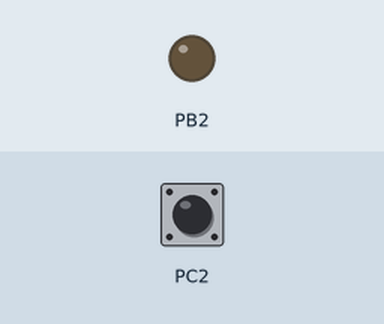
A program run on a simulated ATmega328P, built with avr-gcc and emulated at 16 MHz. Parts: output pins drawn as LEDs (lit = HIGH). Inputs (shaded band) come from the test bench; at power-on: PC2 HIGH.

Above: at 1.2 s.
1.3 s: PC2 pulled LOW for 0.15 s
At 2.3 s:
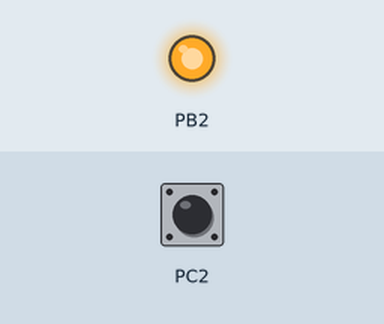
4.0 s: PC2 pulled LOW for 3.2 s
At 9.1 s:
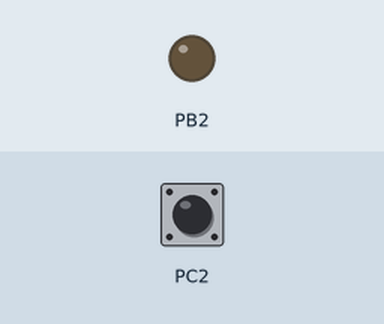
Timing chart, 0 to 10.6 s (numbered marks = the images above; inputs shaded):
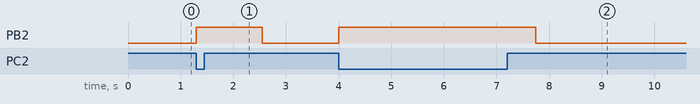

The program:

main.c
```c
/*
 * DA2A_T1_C.c
 *
 * Created: 4/27/2019 12:41:00 PM
 * Author : acate
 */


#define F_CPU 16000000UL	// Slow rate of delay from 16MHz to 1MHz
#include <avr/io.h>			// Standard AVR Library
#include <util/delay.h>		// AVR library containing _delay_ms() function

#define LED 0b00000100		// Modify LED bit here (PB2 in program)
#define SWITCH 0b00000100	// Modify SWITCH bit here (PC2 in program)

int main(void) {			// Main Function
	DDRC = (0<<2);			// Set/Mask PC2 as an Input
	PORTC = (1<<2);			// Activate Pull-up on PC2 (resistor connected to VCC)
	DDRB = (1<<2);			// Set/Mask PB2 as an Output
	PORTB = (0<<2);			// Set/Mask PB2 as 'Low'

	while (1) {								// Poll: Check to read if PC2 is 'High'
		if ((~PINC & SWITCH) == SWITCH){	// If 'High' Turn LED ON for 1250ms, Else Loop
			PORTB |= LED;					// Set/Mask PB2 as 'High'
			_delay_ms(1250);				// Delay Program by 1250ms
			PORTB &= ~LED;					// Set/Mask PB2 as 'Low'/End Program
		}
	}
}
```

Measured:
- after the input at 1.3 s, PB2: LOW → HIGH at once, → LOW 1.2 s later
- after the input at 4.0 s, PB2: LOW → HIGH at once, → LOW 3.8 s later
